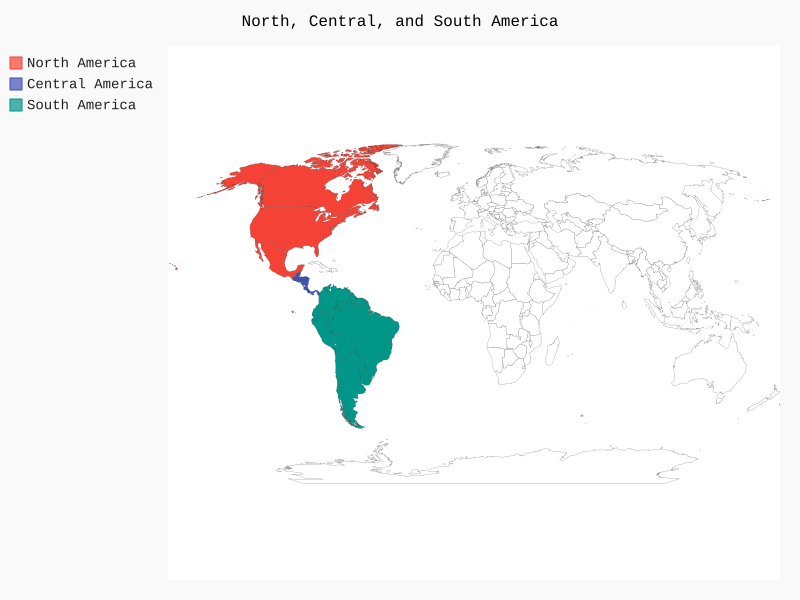

Here is the Python script that generated this plot:
import pygal

wm = pygal.maps.world.World()
wm.title = "North, Central, and South America"

wm.add("North America", ['ca', 'mx', 'us'])
wm.add("Central America", ['bz', 'cr', 'gt', 'hn', 'ni', 'pa', 'sv' ])
wm.add("South America", ['ar', 'bo', 'br', 'cl', 'co', 'ec', 'gf', 'gy', 'pe', 'py', 'sr', 'uy', 've'])

wm.render_to_file('americas.svg')
